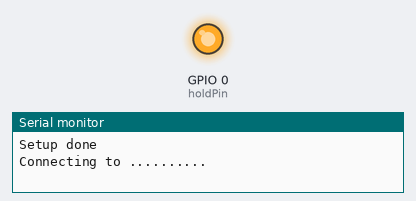
Bench run of a sketch on a simulated ESP8266 (NodeMCU). On the bench: output pins drawn as LEDs (lit = HIGH), the last lines printed to the serial monitor. WiFi joins after 1.5 s; servers stay silent unless stated; no MQTT or app messages arrive unless stated.

Above: at 0.1 s.
At 1.6 s:
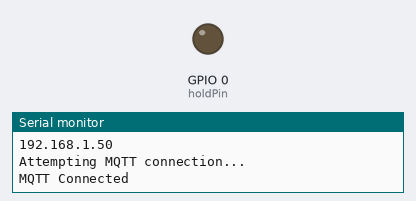
Timing chart, 0 to 3.1 s (numbered marks = the images above):
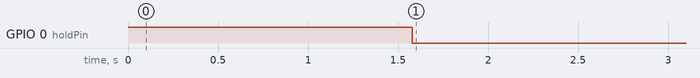

Measured:
- by itself, GPIO 0 (holdPin): HIGH → LOW at 1.6 s

The sketch:

CHPD_Switch.ino
```cpp
/*

Stand alone momentary push button to publish message to MQTT server

When CHPD is connected to 3.3v by a switch, ESP wil connect to wifi
and publish on topic. Openhab will watch this Topic and toggle the
switch automatically.

VOIDS
- Setup
- Loop
- setup_wifi
- reconnect

*/

#include <ESP8266WiFi.h>
#include <PubSubClient.h>
#include "Config.h"
#include "SSIDPASS.h"


// GPIO Defines //
int holdPin = 0; // defines GPIO 0 as the hold pin (will hold CH_PD high untill we power down).
char const* outTopic = "/DEBUG/";

WiFiClient espClient;
PubSubClient client(espClient);

void setup() {
  pinMode(holdPin, OUTPUT);     // sets GPIO 0 to output
  digitalWrite(holdPin, HIGH);  // sets GPIO 0 to high (this holds CH_PD high when the button is relesed).

  Serial.begin(9600);           // Start Serial Monitor
  Serial.println("Setup done");

  setup_wifi();                 // Setup WiFi
  client.setServer(server, 1883);

  reconnect();                  // Setup MQTT

}

void loop(){

  client.publish(Topic, "ON");

  digitalWrite(holdPin, LOW);    // set GPIO 0 low this takes CH_PD & powers down the ESP.
}


/*
------------------------------------------------------------------------------------
                         VOIDS
------------------------------------------------------------------------------------
*/
void setup_wifi() {

  delay(10);
  // Start by connecting to a WiFi network
  Serial.println();
  Serial.print("Connecting to ");
  Serial.println(ssid);

  WiFi.begin(ssid, password);

  while (WiFi.status() != WL_CONNECTED) {
    delay(500);
    Serial.print(".");
  }
  Serial.println("");
  Serial.println("WiFi connected");
  Serial.println("IP address: ");
  Serial.println(WiFi.localIP());
  }


void reconnect() {

  while (!client.connected()) {     // Loop until we're reconnected
    Serial.println("Attempting MQTT connection...");

    if (client.connect(clientid)) {  // ***NEEDS TO BE UNIQUE***
      Serial.println("MQTT Connected");

      // Once connected, publish an announcement...
      client.publish(outTopic, debugmess);  // To help debug when device is connected

    } else {
      Serial.print("failed, rc=");
      Serial.print(client.state());
      Serial.println(" try again in 5 seconds");

      // Wait 5 seconds before retrying
      delay(5000);
    }
  }
}
```

SSIDPASS.h
```cpp
char const* ssid = "..........";           // Router SSID
char const* password = "..........";       // Router Passcode
```

Config.h
```cpp
// Mosquitto Server IP
  char const* server = "..........";

// Client/Device ID for Mosquitto
  char const* clientid = "CHPDSWITCH";

// Change Topic to the topic you want to control
  char const* Topic = "/chpd/light/state/";  // Topic to publish message to

// Debug message to send on sucessful connection
  char const* debugmess = "CHPD Switch Connected";
```
